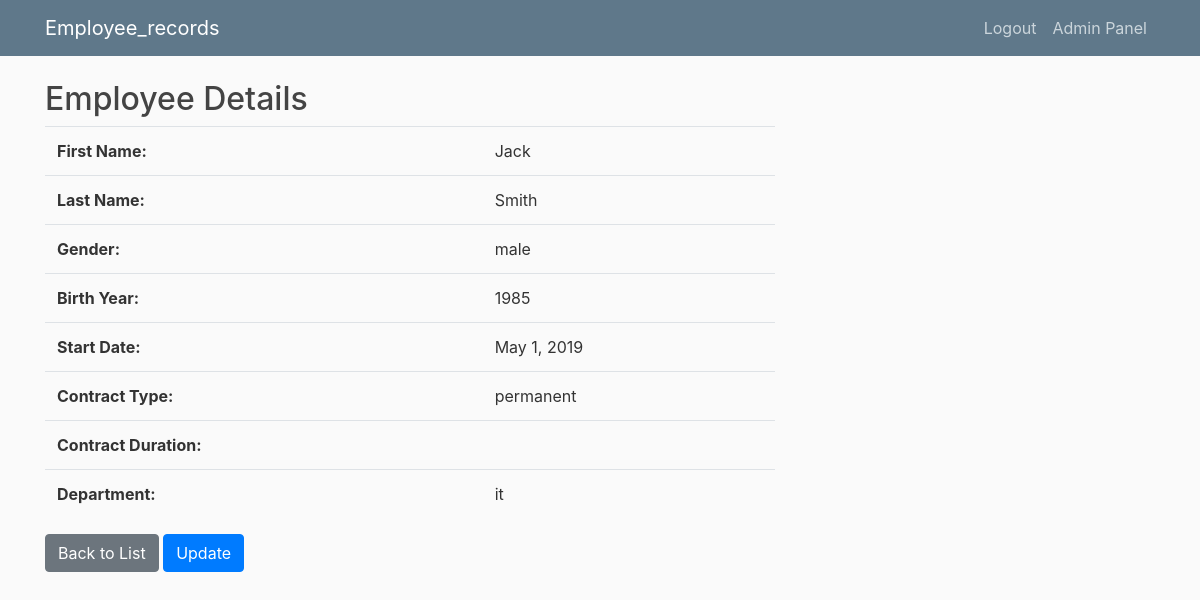
Page /detail/15/ (signed in) on the committed database.
### employee/models.py (models this page shows, shortened)
class Employee(models.Model):
    CONTRACT_TYPE_CHOICES = [
        ('permanent', 'Permanent'),
        ('fixed-term', 'Fixed-term'),
    ]
    GENDER_CHOICES = [
        ('male', 'Male'),
        ('female', 'Female'),
    ]
    DEPARTMENT_CHOICES = [
        ('hr', 'Human Resources'),
        ('it', 'Information Technology'),
        ('sales', 'Sales'),
        ('finance', 'Finance'),
        ('marketing', 'Marketing'),
    ]
    name_validator = RegexValidator(r'^[a-zA-Z]+$', 'Only letters are allowed.')
    first_name = models.CharField(max_length=50, validators=[name_validator])
    last_name = models.CharField(max_length=50, validators=[name_validator])
    gender = models.CharField(max_length=10, choices=GENDER_CHOICES, blank=True, null=True)
    birth_year = models.PositiveIntegerField(validators=[MinValueValidator(1900), MaxValueValidator(datetime.now().year)], null=False, blank=False)
    start_date = models.DateField()
    contract_type = models.CharField(max_length=20, choices=CONTRACT_TYPE_CHOICES)
    contract_duration = models.IntegerField(blank=True, null=True, validators=[MinValueValidator(0)])
    department = models.CharField(max_length=20, choices=DEPARTMENT_CHOICES)
    annual_leave_days = models.IntegerField(null=True, blank=True, default=None)
    free_days = models.IntegerField(null=True, blank=True, default=None)
    paid_leave_days = models.IntegerField(null=True, blank=True, default=None)

### employee/views.py (the view)
# urls.py: path('detail/<int:pk>/', views.detail_employee, name='detail-employee'),
@login_required
def detail_employee(request, pk):
    employee = get_object_or_404(Employee, pk=pk)
    return render(request, 'employee/detail_employee.html', {'employee': employee})

### employee/templates/employee/detail_employee.html (shortened to what this page needs)
{% extends "employee/base.html" %}
{% block content %}
    <h2>Employee Details</h2>
    <div>
        <table class="table">
            <tr>
                <th>First Name:</th>
                <td>{{ employee.first_name }}</td>
            </tr>
            <tr>
                <th>Last Name:</th>
                <td>{{ employee.last_name }}</td>
            </tr>
            <tr>
                <th>Gender:</th>
                <td>{{ employee.gender }}</td>
            </tr>
            <tr>
                <th>Birth Year:</th>
                <td>{{ employee.birth_year }}</td>
            </tr>
            <tr>
                <th>Start Date:</th>
                <td>{{ employee.start_date }}</td>
            </tr>
            <tr>
                <th>Contract Type:</th>
                <td>{{ employee.contract_type }}</td>
            </tr>
            <tr>
                <th>Contract Duration:</th>
                <td>
                </td>
            </tr>
            <tr>
                <th>Department:</th>
                <td>{{ employee.department }}</td>
            </tr>
        </table>
    </div>
    <div>
        <a href="{% url 'employee-home' %}" class="btn btn-secondary">Back to List</a>
        <a href="{% url 'update-employee' pk=employee.pk %}" class="btn btn-primary">Update</a>
    </div>
{% endblock content %}

### employee/static/employee/main.css (style rules this page uses)
body { background: #fafafa; color: #333333; margin-top: 5rem; }
h1, h2, h3, h4, h5, h6 { color: #444444; }

### rows in the picture
Employee: first_name "Jack", last_name "Smith", gender "male", birth_year "1985", start_date "May 1, 2019", contract_type "permanent", department "it"
